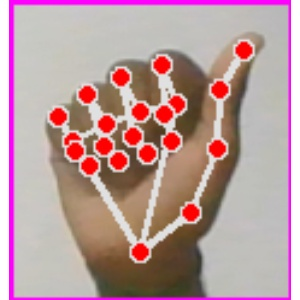
#> input picture 2/Data/A/Image_1695577684.7998803.jpg, 300 x 300 px; its folder holds only this picture in this run
$ python 2.f.py
#> lines starting #> are read from the running program, lines starting #| are printed output that depends on the picture; after the words box and inside, x2 and y2 are one past the last pixel; in counts of white or black regions, pixels touching at a corner belong together
import numpy as np
import cv2
import os

# Input and output folder paths
input_root_folder = 'Data'
output_root_folder = 'Adaptive Thresholding using Moving Averages/'

# Ensure the output folder exists; create it if not
if not os.path.exists(output_root_folder):
    os.makedirs(output_root_folder)

# Function to perform linear image negation on a single image
def perform_linear_negation(input_path, output_path):
#> called with input_path = 'Data/A/Image_1695577684.7998803.jpg'
    image = cv2.imread(input_path)
#> image is the input picture: shape (300, 300, 3); mean B, G, R 154.9, 153.2, 185.3

    image_gray = cv2.cvtColor(image, cv2.COLOR_BGR2GRAY)
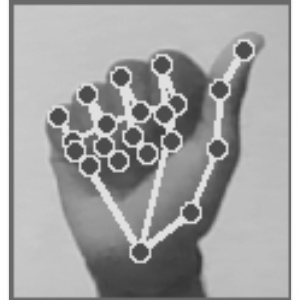
#> image_gray: shape (300, 300); min 50, max 255, mean 163

    # Apply GaussianBlur for smoothing
    image_blur = cv2.GaussianBlur(image_gray, (5, 5), 0)
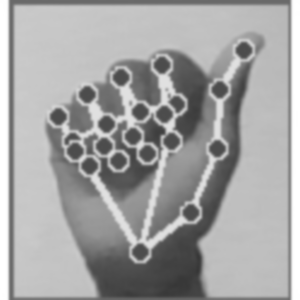
#> image_blur: shape (300, 300); min 54, max 255, mean 163

    # Ensure the correct data type
    image_blur = image_blur.astype(np.uint8)

    # Perform adaptive thresholding
    result = cv2.adaptiveThreshold(image_blur, 255, cv2.ADAPTIVE_THRESH_MEAN_C, cv2.THRESH_BINARY, 11, 2)
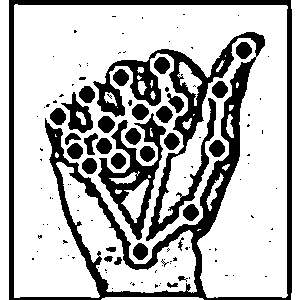
#> result: shape (300, 300); 72.7% white; 120 black regions (89 under 20 px), largest, box (x1, y1, x2, y2) and area: (9, 0, 292, 300) 16845, (98, 113, 166, 240) 2485, (61, 92, 93, 133) 549

    cv2.imwrite(output_path, result)

# Recursively process images in subfolders from 'A' to 'Z'
for folder_name in os.listdir(input_root_folder):
    folder_path = os.path.join(input_root_folder, folder_name)

    # Check if it's a directory
    if os.path.isdir(folder_path):
        # Create a corresponding output folder
        output_folder = os.path.join(output_root_folder, folder_name)
        if not os.path.exists(output_folder):
            os.makedirs(output_folder)

        # Process images in the current subfolder
        for filename in os.listdir(folder_path):
            if filename.endswith('.jpg') or filename.endswith('.png'):  # Filter for image files
                input_path = os.path.join(folder_path, filename)
                output_path = os.path.join(output_folder, filename)

                # Perform the piecewise-linear transformation on the image
                perform_linear_negation(input_path, output_path)
#> pass 2 of the loop `for folder_name in os.listdir(input_root_folder):`:
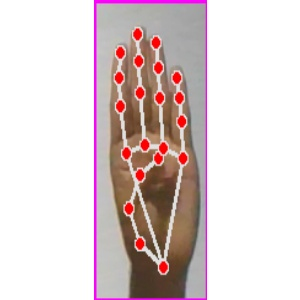
#> input picture 2/Data/B/Image_1695574336.3545885.jpg, 300 x 300 px
#> in perform_linear_negation, image is the input picture: shape (300, 300, 3); mean B, G, R 208.1, 207.8, 221.6
#> in perform_linear_negation (call 2), `image_blur = cv2.GaussianBlur(image_gray, (5, 5), 0)`:
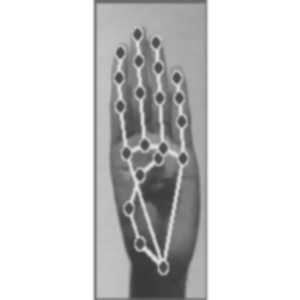
#> image_blur: shape (300, 300); min 57, max 255, mean 212
#> in perform_linear_negation (call 2), `result = cv2.adaptiveThreshold(image_blur, 255, cv2.ADAPTIVE_THRESH_ME..`:
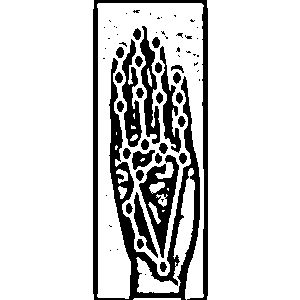
#> result: shape (300, 300); 83.6% white; 66 black regions (37 under 20 px), largest, box (x1, y1, x2, y2) and area: (93, 0, 208, 300) 8021, (139, 155, 179, 258) 1571, (140, 26, 160, 144) 1041
